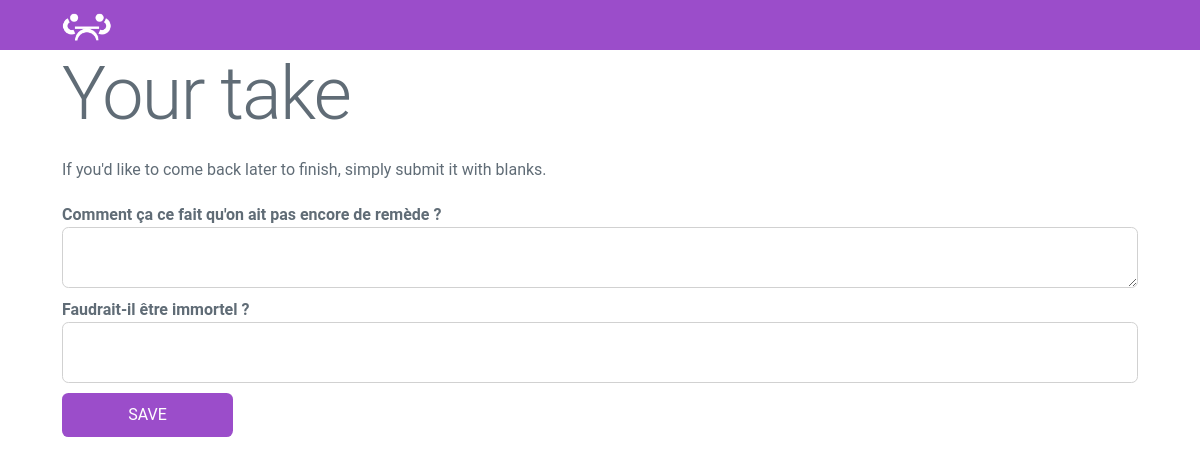
The app's page /?action=showExercise&id=2 with its own data.
### tables this page shows
CREATE TABLE IF NOT EXISTS `fields` (
  `id` int(11) NOT NULL AUTO_INCREMENT,
  `label` varchar(255) NOT NULL,
  `value_kind` int(11) NOT NULL,
  `exercises_id` int(11) NOT NULL,
  PRIMARY KEY (`id`,`exercises_id`),
  KEY `fk_fields_exercises1_idx` (`exercises_id`),
  CONSTRAINT `fk_fields_exercises1` FOREIGN KEY (`exercises_id`) REFERENCES `exercises` (`id`) ON DELETE NO ACTION ON UPDATE NO ACTION
);

### Model/DbConnector.php (called while the page is built, shortened)
<?php
class DbConnector
{
    private static function getPDO(){
        $DB = null;
        try{
            $DB = new PDO($DSN,$USERNAME,$PASSWORD);
        }catch(Exception $exception){
            throw new Exception("An exception has occurred when trying to connect to the database!");
        }
        $DB->exec("set names utf8");
        $DB->setAttribute(PDO::ATTR_ERRMODE, PDO::ERRMODE_EXCEPTION);
        return $DB;
    }
    static function select($query, $params, $multirecord) {
        $DB = self::getPDO();
        try {
            $statement = $DB->prepare($query);
            $statement->execute($params);
            if ($multirecord)
            {
                $queryResult = $statement->fetchAll(PDO::FETCH_ASSOC);
            } else {
                $queryResult = $statement->fetch(PDO::FETCH_ASSOC);
            }
            return $queryResult;
        } catch (PDOException $e) {
            error_log($e->getMessage());
            return null;
        }
    }
    static function selectMany($query, $params = []) {
        return self::select($query, $params, true);
    }
    static function selectOne($query, $params = []) {
        return self::select($query, $params, false);
    }
}

### Model/Exercise.php (called while the page is built, shortened)
<?php
class Exercise
{
    public int $id;
    static function make(array $params)
    {
        $exercise = new Exercise();
        if (isset($params['id'])) {
            $exercise->id = $params['id'];
        }
        $exercise->title = $params['title'];
        $exercise->state = $params['state'];
        return $exercise;
    }
    static function find(int $id): ?Exercise
    {
        $res = DbConnector::selectOne("SELECT * FROM exercises WHERE id = :id", ['id' => $id]);
        return self::make(["id" => $res["id"], "title" => $res['title'], "state" => $res['state']]);
    }
    public function fields(): array
    {
        $fields = Field::where("exercises_id", $this->id);
        return $fields;
    }
}

### Model/Field.php (called while the page is built, shortened)
<?php
class Field
{
    private int $id;
    public function __construct(string $label, int $value_kind, int $exercises_id, int $id = null)
    {
        $this->label = $label;
        $this->value_kind = $value_kind;
        if ($id != null) $this->id = $id;
    }
    static function where($field,$value): array
    {
        $result = DbConnector::selectMany("select * from fields where $field = :value;",["value"=>$value]);
        $return = [];
        foreach ($result as $res){
            $return[] = new Field($res['label'], $res['value_kind'], $res['exercises_id'], $res['id']);
        }
        return $return;
    }
    public function getId(): int
    {
        return $this->id;
    }
}

### View/FulfillExercise.php (the view, shortened to what this page needs)
<h1>Your take</h1>
<p>If you'd like to come back later to finish, simply submit it with blanks.</p>
<form action="?action=fulfillExercise" accept-charset="UTF-8" method="post">
    <?php foreach ($fields as $field): ?>
        <div class="field">
            <label for="field_<?= ($field->getId()) ?>"><?= ($field->label) ?></label>
            <<?php if ($field->value_kind == FieldValueKind::LIST_OF_LINES || $field->value_kind == FieldValueKind::MULTI_LINES): ?>textarea<?php else: ?>input type="text" <?php endif; ?> name="fulfillments[<?= $field->getId() ?>]" id="field_<?=$field->getId();?>"><?php if ($field->value_kind == FieldValueKind::LIST_OF_LINES || $field->value_kind == FieldValueKind::MULTI_LINES): ?></textarea><?php endif;?></div>
    <?php endforeach; ?>
    <div class="actions">
        <input class="button answering" type="submit" name="commit" value="Save" data-disable-with="Save">
    </div>
</form>

### View/Style/CSS/Global.css (style rules this page uses)
.button.answering { background-color: #9b4dca; border-color: #9b4dca; }
.button { margin: auto; width: 90%; padding: 10px; border-radius: 0.4rem; color: white; text-decoration: none; display: block; text-align: center; }
input.button { margin: 0; width: 171px; text-align: center; text-decoration: none; text-transform: uppercase; white-space: nowrap; background-color: #9b4dca; border: 0 solid #9b4dca; cursor: pointer; }
form .field { display: flex; flex-direction: column; }
form div { margin-top: 5px; margin-bottom: 5px; }
body { margin: 0; color: #606c76 !important; font-family: "Roboto", "Helvetica Neue", "Helvetica", "Arial", sans-serif; display: flex; justify-content: center; flex-direction: column; }
textarea, input[type=text] { appearance: none; background-color: transparent; border: 0.1rem solid #d1d1d1; border-radius: 0.4rem; box-shadow: none; box-sizing: inherit; height: 3.8rem; padding: 0.6rem 1rem; width: 100%; }
h1 { font-size: 4.6rem; margin: 0; font-weight: 300; letter-spacing: -0.1rem; margin-bottom: 20px; }
label { font-weight: bold; }
form { display: flex; flex-direction: column; }

### records on screen
fields: label "Comment ça ce fait qu'on ait pas encore de remède ?"
fields: label "Faudrait-il être immortel ?"
